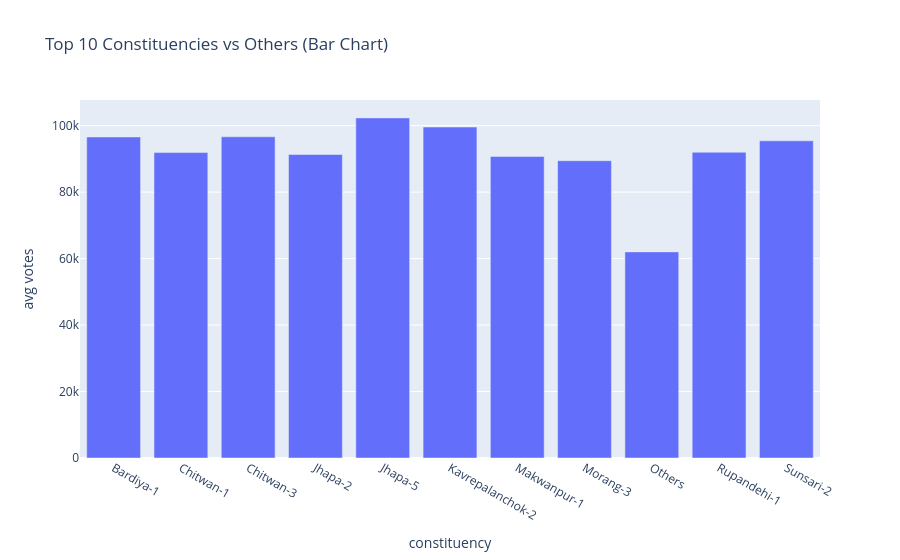

The code cell stored with this chart in its notebook:
### Code cell
vote_series = df.groupby('constituency')['votes'].sum()
top_10 = vote_series.nlargest(10).index
fig = px.bar(
    vote_series.rename(lambda x: x if x in top_10 else 'Others').groupby(level=0).mean().reset_index(name='votes'),
    x='constituency',
    y='votes',
    labels={'votes':'avg votes'},
    title='Top 10 Constituencies vs Others (Bar Chart)',
)

fig.show()

### Figure 1 — Plotly figure (JSON) as saved in the notebook; plotly's stock layout.template omitted (floating-point values rounded to 4 significant figures)
{"data": [{"hovertemplate": "constituency=%{x}<br>avg votes=%{y}<extra></extra>", "legendgroup": "", "marker": {"color": "#636efa", "pattern": {"shape": ""}}, "name": "", "orientation": "v", "showlegend": false, "textposition": "auto", "type": "bar", "x": ["Bardiya-1", "Chitwan-1", "Chitwan-3", "Jhapa-2", "Jhapa-5", "Kavrepalanchok-2", "Makwanpur-1", "Morang-3", "Others", "Rupandehi-1", "Sunsari-2"], "xaxis": "x", "y": [96610.0, 91900.0, 96660.0, 91320.0, 102300.0, 99580.0, 90720.0, 89460.0, 62020.0, 92000.0, 95440.0], "yaxis": "y"}], "layout": {"barmode": "relative", "legend": {"tracegroupgap": 0}, "title": {"text": "Top 10 Constituencies vs Others (Bar Chart)"}, "xaxis": {"anchor": "y", "domain": [0, 1], "title": {"text": "constituency"}}, "yaxis": {"anchor": "x", "domain": [0, 1], "title": {"text": "avg votes"}}}}
